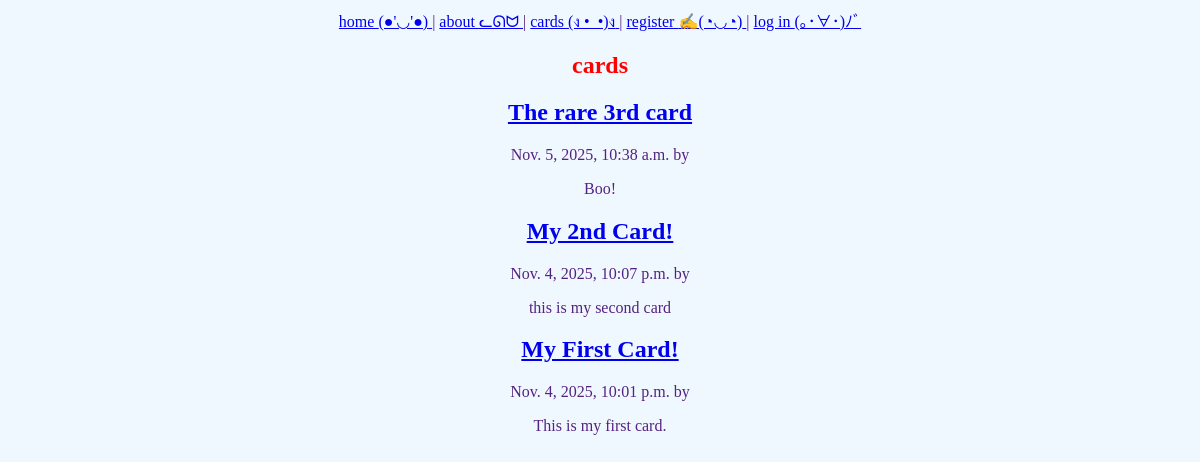
The app's page /cards/, older data.
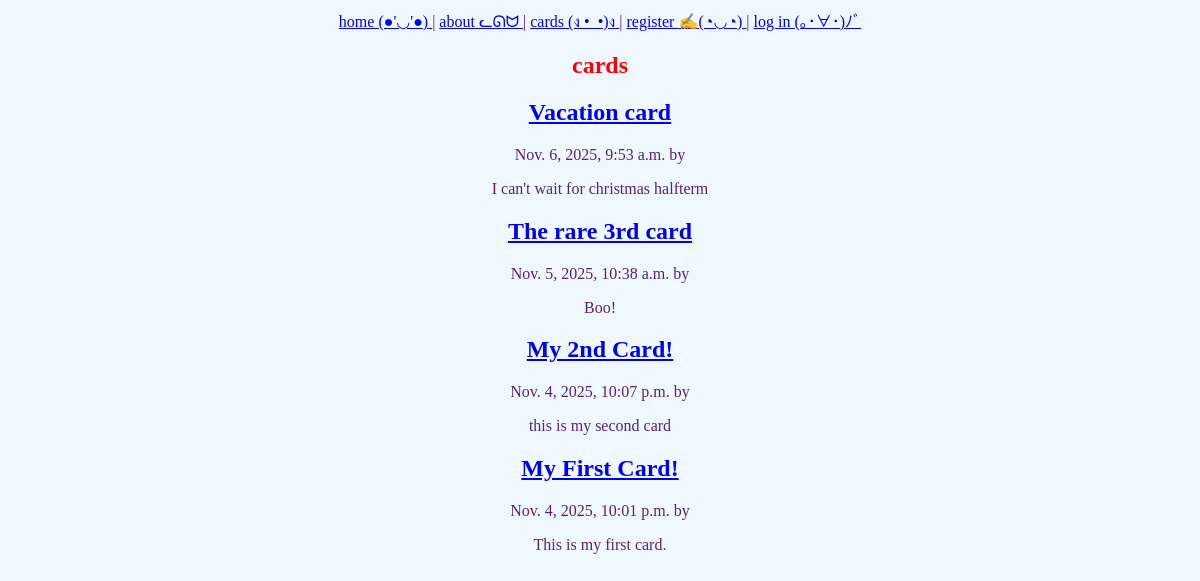
The same page, newer data.
### cards/models.py (models this page shows, shortened)
class Cards(models.Model):
    title = models.CharField(max_length=75)
    body = models.TextField()
    slug = models.SlugField()
    date = models.DateTimeField(auto_now_add=True)
    banner = models.ImageField(default='fallback.png', blank=True)
    author = models.ForeignKey(User, on_delete=models.CASCADE, default=None)

### cards/views.py (the view)
# urls.py: path('', views.cards_list, name="list"),
def cards_list(request):
    cards = Cards.objects.all().order_by('-date')
    return render(request, 'cards/cards_list.html', {'cards': cards})

### cards/templates/cards/cards_list.html (shortened to what this page needs)
{% extends 'layout.html' %}
{% block content %}
    <section>
    <h1>cards</h1>
    {% for card in cards %}
        <article class="card">
            <h2>
                <a href="{% url 'cards:page' slug=card.slug %}">
                {{ card.title }}
                </a>
            </h2>
            <p>{{ card.date }} by {{ card.author }}</p>
            <p>{{ card.body }}</p>
        </article>
    {% endfor %}
    </section>
{% endblock %}

### templates/layout.html (shortened to what this page needs)
{% load static %}
<!DOCTYPE html>
<html lang="en">
  <head>
    <link rel="stylesheet" href="{% static 'css/style.css' %}" />
  </head>
  <body>
    <nav>
      <a href="/">
        home <span role="img" aria-label="smiley face">(●'◡'●)</span>
      </a> |
      <a href="/about">
        about <span role="img" aria-label="kitty">ᓚᘏᗢ</span>
      </a> |
      <a href="{% url 'cards:list' %}">
        cards <span role="img" aria-label="about to fight face">(ง •_•)ง</span>
      </a> |
      {% if user.is_authenticated%}
        <a href="{% url 'cards:new-card' %}">
          new card <span role="img" aria-label="cat face">/ᐠ｡ꞈ｡ᐟ\</span>
        </a> |
        <form class="logout" action="{% url 'userLogin:logout' %}" method="post">
          {% csrf_token %}
          <button class="logout-button" aria-label="logout">logout (*￣3￣)╭</button>
        </form>
      {% else %}
        <a href="{% url 'userLogin:register' %}">
          register <span role="img" aria-label="writing face">✍️(◔◡◔)</span>
        </a> |
        <a href="{% url 'userLogin:login' %}">
          log in <span role="img" aria-label="greeting face">(｡･∀･)ﾉﾞ</span>
        </a>
      {% endif %}
    </nav>
    <main>{% block content %} {% endblock %}</main>
  </body>
</html>

### static/css/style.css (style rules this page uses)
h1 { font-family: "retro"; color: red; }
body { text-align: center; font-family: "retro"; background: aliceblue; color: rgb(84, 34, 130); }

Row changes from the older to the newer data that the page shows:
added Cards: title "Vacation card", date "Nov. 6, 2025, 9:53 a.m.", body "I can't wait for christmas halfterm"
